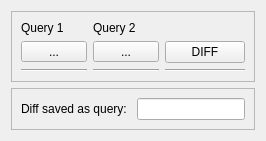
          <widget class="QWidget" name="diff_tab">
           <attribute name="title">
            <string>Compare saved query results</string>
           </attribute>
           <layout class="QGridLayout" name="gridLayout_5">
            <item row="8" column="1">
             <widget class="QFrame" name="frame_17">
              <property name="frameShape">
               <enum>QFrame::StyledPanel</enum>
              </property>
              <property name="frameShadow">
               <enum>QFrame::Raised</enum>
              </property>
              <layout class="QGridLayout" name="gridLayout_7">
               <item row="0" column="0">
                <widget class="QLabel" name="label_18">
                 <property name="text">
                  <string>Query 1</string>
                 </property>
                </widget>
               </item>
               <item row="0" column="1">
                <widget class="QLabel" name="label_19">
                 <property name="text">
                  <string>Query 2</string>
                 </property>
                </widget>
               </item>
               <item row="1" column="0">
                <widget class="QToolButton" name="query_diff_1">
                 <property name="sizePolicy">
                  <sizepolicy hsizetype="Ignored" vsizetype="Fixed">
                   <horstretch>0</horstretch>
                   <verstretch>0</verstretch>
                  </sizepolicy>
                 </property>
                 <property name="text">
                  <string>...</string>
                 </property>
                </widget>
               </item>
               <item row="1" column="1">
                <widget class="QToolButton" name="query_diff_2">
                 <property name="sizePolicy">
                  <sizepolicy hsizetype="Ignored" vsizetype="Fixed">
                   <horstretch>0</horstretch>
                   <verstretch>0</verstretch>
                  </sizepolicy>
                 </property>
                 <property name="text">
                  <string>...</string>
                 </property>
                </widget>
               </item>
               <item row="1" column="2">
                <widget class="QPushButton" name="diff_query_button">
                 <property name="sizePolicy">
                  <sizepolicy hsizetype="Maximum" vsizetype="Fixed">
                   <horstretch>0</horstretch>
                   <verstretch>0</verstretch>
                  </sizepolicy>
                 </property>
                 <property name="text">
                  <string>DIFF</string>
                 </property>
                </widget>
               </item>
               <item row="2" column="0">
                <widget class="Line" name="line_5">
                 <property name="orientation">
                  <enum>Qt::Horizontal</enum>
                 </property>
                </widget>
               </item>
               <item row="2" column="1">
                <widget class="Line" name="line_6">
                 <property name="orientation">
                  <enum>Qt::Horizontal</enum>
                 </property>
                </widget>
               </item>
               <item row="2" column="2">
                <widget class="Line" name="line_7">
                 <property name="orientation">
                  <enum>Qt::Horizontal</enum>
                 </property>
                </widget>
               </item>
              </layout>
             </widget>
            </item>
            <item row="9" column="1">
             <widget class="QFrame" name="frame_16">
              <property name="frameShape">
               <enum>QFrame::StyledPanel</enum>
              </property>
              <property name="frameShadow">
               <enum>QFrame::Raised</enum>
              </property>
              <layout class="QHBoxLayout" name="horizontalLayout_9">
               <item>
                <widget class="QLabel" name="label_26">
                 <property name="sizePolicy">
                  <sizepolicy hsizetype="Fixed" vsizetype="Preferred">
                   <horstretch>0</horstretch>
                   <verstretch>0</verstretch>
                  </sizepolicy>
                 </property>
                 <property name="text">
                  <string>Diff saved as query: </string>
                 </property>
                </widget>
               </item>
               <item>
                <widget class="QLineEdit" name="new_diff_query_name">
                 <property name="sizePolicy">
                  <sizepolicy hsizetype="Preferred" vsizetype="Fixed">
                   <horstretch>0</horstretch>
                   <verstretch>0</verstretch>
                  </sizepolicy>
                 </property>
                 <property name="readOnly">
                  <bool>true</bool>
                 </property>
                </widget>
               </item>
              </layout>
             </widget>
            </item>
           </layout>
          </widget>
